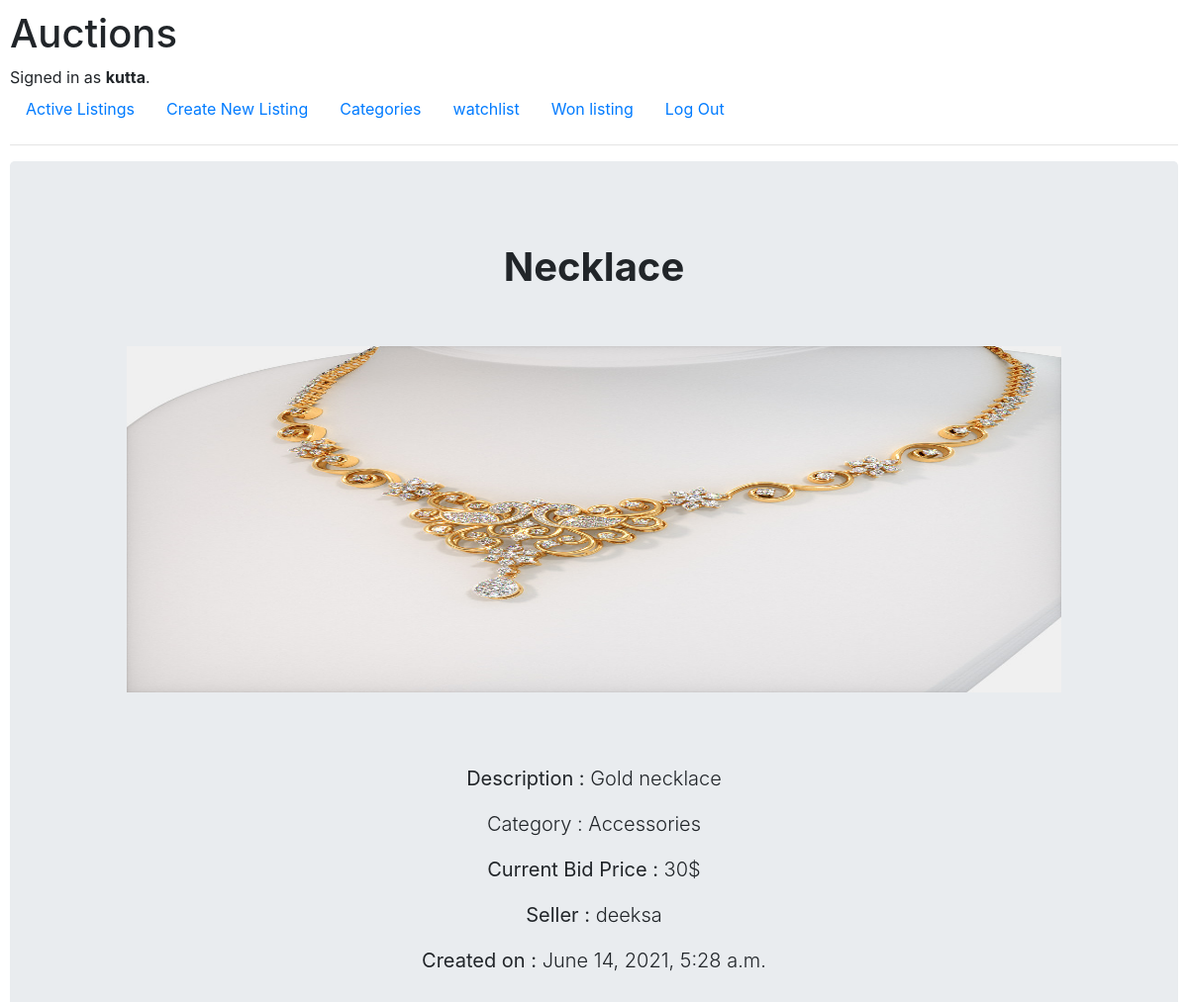
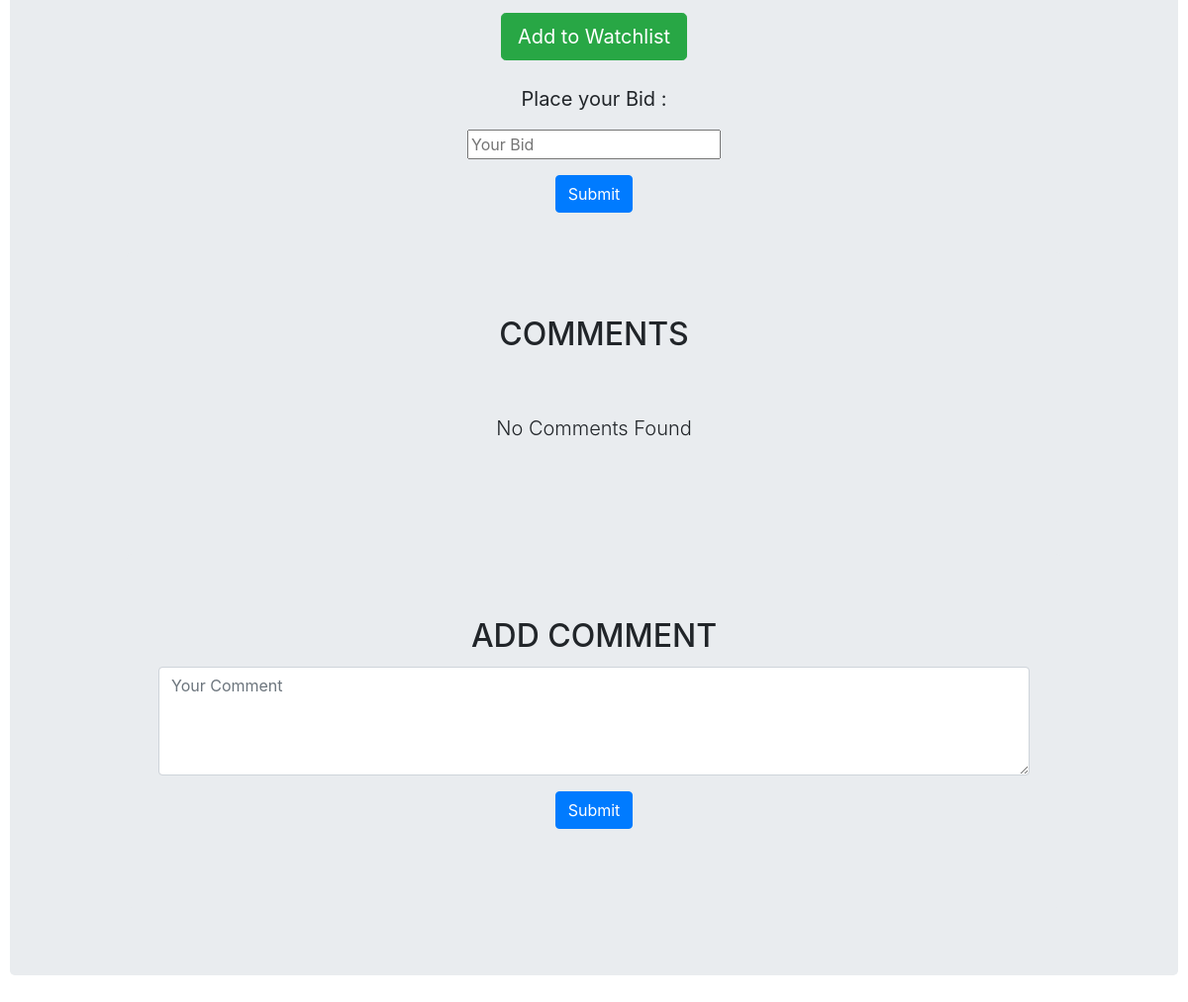
/viewlisting/9 (signed in), run on the app's committed database (2 pictures, top to bottom).
### auctions/models.py (models this page shows)
class User(AbstractUser):
    pass

class Listing(models.Model):
    owner = models.CharField(max_length=64)
    title = models.CharField(max_length=64)
    description = models.CharField(max_length=64)
    bid = models.IntegerField()
    category = models.CharField(max_length=12,choices=Categories,default=[1])
    image = models.ImageField(null = True, blank = True)
    time = models.DateTimeField(auto_now_add=True)
    closed = models.BooleanField(default=False)

### auctions/views.py (the view)
# urls.py: path("viewlisting/<int:listing_id>", views.viewlisting, name="view_listing"),
@login_required
def viewlisting(request, listing_id):
    comments = Comment.objects.filter(listing_id=listing_id)
    listing = Listing.objects.get(id=listing_id)
    if request.method == "POST":
        listing = Listing.objects.get(id=listing_id)
        if not listing.closed:
            if request.POST.get("button") == "Close":
                listing.closed = True
                listing.save()
            newbid = int(request.POST.get('newbid'))
            if listing.bid >= newbid:
                listing = Listing.objects.get(id=listing_id)
                return render(request, "auctions/viewlisting.html", {
                    "listing": listing,
                    "message": "Your Bid should be higher than the Current Bid.",
                    "msg_type": "danger",
                    "comments": comments
                })
            else:
                listing.bid = newbid
                listing.save()
                bidobj = Bid.objects.filter(listing_id=listing_id)
                if bidobj:
                    bidobj.delete()
                obj = Bid()
                obj.user = request.user.username
                obj.title = listing.title
                obj.listing_id = listing.id
                obj.bid = newbid
                obj.save()
                return render(request, "auctions/viewlisting.html", {
                    "listing": listing,
                    "message": "Your Bid added Successfully.",
                    "msg_type": "danger",
                    "comments": comments
                })
    else:
        listing = Listing.objects.get(id=listing_id)
        added = Watchlist.objects.filter(
            listingid=listing_id, user=request.user.username)
        return render(request, "auctions/viewlisting.html", {
            "listing": listing,
            "added": added,
            "comments": comments
        })

### auctions/templates/auctions/viewlisting.html (shortened to what this page needs)
{% extends "auctions/layout.html" %}
{% block body %}
    <div class="jumbotron text-center" style="padding: 3% 10%;">
        <br>
        <br>
        <h1><strong>{{listing.title}}</strong></h1> <br>
        <br>
        <img src="{{listing.image.url}}" alt="indeximage" style="height: 350px;" class="embed-responsive"> <br> <br> <br>
        <p class="lead" ><strong>Description : </strong> {{listing.description}}</p>
        <p class="lead" strong>Category : </strong>{{listing.category}}</p>
        <p class="lead" ><strong>Current Bid Price : </strong>{{listing.bid}}$</p>
        <p class="lead" ><strong>Seller : </strong>{{listing.owner}}</p>
        <p class="lead" ><strong>Created on : </strong>{{listing.time}}</p>
        <br>
        {% if added %}
            <a href="{% url 'addtowatchlist' listing.id %}" class="btn btn-danger btn-lg" name="remove">Remove from Watchlist</a>
        {% else %}
            <a href="{% url 'addtowatchlist' listing.id %}" class="btn btn-success btn-lg" name="addto">Add to Watchlist</a>
        {% endif %}
        <br> <br>
        {% if user.username != listing.owner %}
            <p class="lead" ><strong>Place your Bid : </strong></p>
            <form action="{% url 'view_listing' listing.id %}" method="POST">
                <div class="form-group">
                    <input type="text" name="newbid" placeholder="Your Bid">
                </div>
                <p ><input class="btn btn-primary" type="submit" value="Submit"></p>
            </form>
        {% endif %}
        <br>
        <div class="jumbotron text-center">
            <h2 class="card-title h2">COMMENTS</h2>
            {% if comments %}
                {% for comment in comments %}
                    <br>
                    <div class="card text-left">
                    <h5 class="card-header h5">{{comment.user}}</h5>
                    <div class="card-body">
                        <p class="lead">{{comment.comment}}</p>
                        <p class="card-text">{{comment.time}}</p>
                    </div>
                    </div>
                {% endfor %}
            {% else %}
                <div class="text-center">
                    <br> <br>
                    <p class="lead">No Comments Found</p>
                </div>
            {% endif %}
        </div>
        {% if user.username != listing.owner %}
            <div class="jumbotron text-center">
                <h2 class="card-title h2">ADD COMMENT</h2>
                <form action="{% url 'addcomment' listing.id %}" method="POST">
                    <div class="form-group">
                        <textarea class="form-control" name="comment" rows="4" placeholder="Your Comment"></textarea>
                    </div>
                    <p ><input class="btn btn-primary" type="submit" value="Submit"></p>
                </form>
            </div>
        {% endif %}
    </div>
{% endblock %}

### auctions/templates/auctions/layout.html (shortened to what this page needs)
{% load static %}
<!DOCTYPE html>
<html lang="en">
    <head>
        <link rel="stylesheet" href="https://stackpath.bootstrapcdn.com/bootstrap/4.4.1/css/bootstrap.min.css">
        <link href="{% static 'auctions/styles.css' %}" rel="stylesheet">
    </head>
    <body>
        <h1>Auctions</h1>
        <div>
            {% if user.is_authenticated %}
                Signed in as <strong>{{ user.username }}</strong>.
            {% else %}
                Not signed in.
            {% endif %}
        </div>
        <ul class="nav">
            <li class="nav-item">
                <a class="nav-link" href="{% url 'index' %}">Active Listings</a>
            </li>
            {% if user.is_authenticated %}
                <li class="nav-item">
                    <a class="nav-link" href="{% url 'newlist' %}">Create New Listing</a>
                </li>
                <li class="nav-item">
                    <a class="nav-link" href="{% url 'categories' %}">Categories</a>
                </li>
                <li class="nav-item">
                    <a class="nav-link" href="{% url 'watchlist'%}">watchlist</a>
                </li>
                <li class="nav-item">
                    <a class="nav-link" href="{% url 'winlist' %}">Won listing</a>
                </li>
                <li class="nav-item">
                    <a class="nav-link" href="{% url 'logout' %}">Log Out</a>
                </li>
            {% endif %}
        </ul>
        <hr>
        {% block body %}
        {% endblock %}
    </body>
</html>

### auctions/static/auctions/styles.css (style rules this page uses)
body { padding: 10px; }

### data on the page
User: username "kutta"
Listing: title "Necklace", image (picture), description "Gold necklace", category "Accessories", bid "30", owner "deeksa", time "June 14, 2021, 5:28 a.m."
